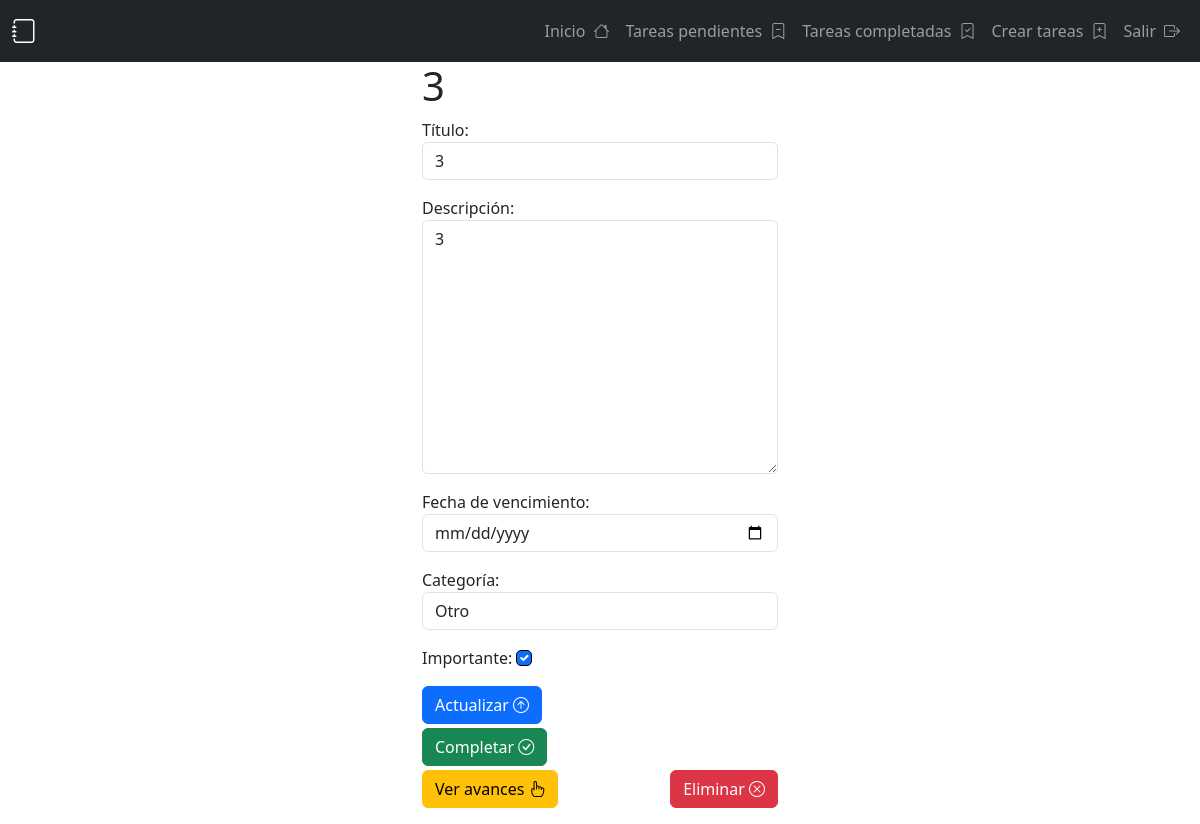
Screenshot of /tasks/12/ (signed in) with the database file from the repository.
### taks/models.py (models this page shows, shortened)
class Task(models.Model):
    class CategoryChoices(models.TextChoices):
        WORK = 'WRK', 'Trabajo'
        STUDY = 'STD', 'Estudio'
        PERSONAL = 'PER', 'Personal'
        OTHER = 'OTH', 'Otro'
    title = models.CharField(max_length=100)
    description = models.TextField(blank=True)
    created = models.DateTimeField(auto_now_add=True)
    datacompleted = models.DateTimeField(null=True, blank=True)
    important = models.BooleanField(default=False)
    user = models.ForeignKey(User, on_delete=models.CASCADE)
    due_date = models.DateTimeField(null=True, blank=True)
    category = models.CharField(
        max_length=3,
        choices=CategoryChoices.choices,
        default=CategoryChoices.OTHER,
    )

### taks/views.py (the view, shortened to what this page needs)
# urls.py: path("tasks/<int:task_id>/",views.task_detail, name="task_detail"),
@login_required
def task_detail(request, task_id):
    task = get_object_or_404(Task, pk=task_id, user=request.user)
    advances = Advance.objects.filter(task=task)
    error = None
    form = taskform(instance=task)
    advance_form = AdvanceForm()
    return render(
        request,
        "task_detail.html",
        {"task": task, "form": form, "advance_form": advance_form, "advances": advances, "error": error}
    )

### taks/forms.py
class taskform(forms.ModelForm):
    class Meta:
        model = Task
        fields = ["title", "description", "due_date", "category", "important"]
        labels = {
            "title": "Título",
            "description": "Descripción",
            "important": "Importante",
            "due_date": "Fecha de vencimiento",
            "category": "Categoría",
        }
        widgets = {
            "title": forms.TextInput(attrs={"class": "form-control", "placeholder": "Escribe un título"}),
            "description": forms.Textarea(attrs={"class": "form-control", "placeholder": "Escribe una descripción"}),
            "due_date": forms.DateInput(attrs={"class": "form-control", "type": "date"}),
            "category": forms.Select(attrs={"class": "form-control"}),
            "important": forms.CheckboxInput(attrs={
                "class": "form-check-input",
                "style": "border: 1px solid #000; padding: 5px; border-radius: 5px;"
            })
        }

class AdvanceForm(forms.ModelForm):
    class Meta:
        model = Advance
        fields = ["progress_description"]
        labels = {
            "progress_description": "Descripción del Avance",
        }
        widgets = {
            "progress_description": forms.Textarea(attrs={
                "class": "form-control",
                "placeholder": "Describe el progreso de la tarea"
            })
        }

### taks/templates/task_detail.html (shortened to what this page needs)
{% extends "base.html" %}
{% block content %}
<main class="container">
    <div class="row">
        <div class="col-md-4 offset-md-4">
            <h1>{{ task.title }}</h1>
            <form method="POST">
                {{ form.as_p }}
                <button class="btn btn-primary" name="save_task" {% if task.datacompleted %} disabled {% endif %}>
                    Actualizar <i class="bi bi-arrow-up-circle"></i>
                </button>
            </form>
            <div class="d-flex justify-content-between mt-1">
                <form action="{% url 'complete_task' task.id %}" method="POST">
                    <button class="btn btn-success" {% if task.datacompleted %} disabled {% endif %}>
                        Completar <i class="bi bi-check-circle"></i>
                    </button>
                </form>
            </div>
            <div class="d-flex justify-content-between mt-1">
                <button class="btn btn-warning mb-3" type="button" data-bs-toggle="collapse" data-bs-target="#advancesCollapse" aria-expanded="false" aria-controls="advancesCollapse">
                    Ver avances <i class="bi bi-hand-index"></i>
                </button>
                <form action="{% url 'delete_task' task.id %}" method="POST">
                    <button class="btn btn-danger">
                        Eliminar <i class="bi bi-x-circle"></i>
                    </button>
                </form>
            </div>
        </div>
    </div>
</main>
{% endblock %}

### rows the page displays
Task: title "3", description "3", category "Otro", important "☑"
